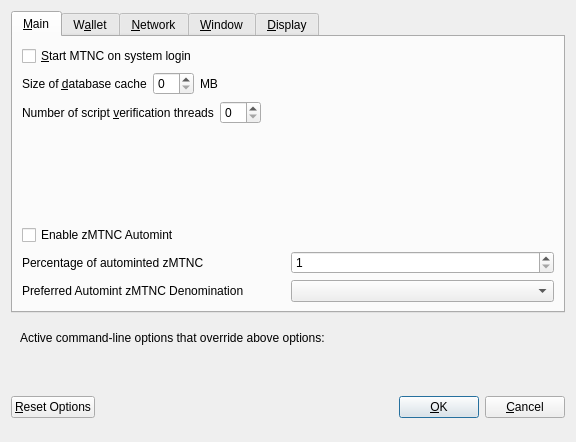
<?xml version="1.0" encoding="UTF-8"?>
<ui version="4.0">
 <class>OptionsDialog</class>
 <widget class="QDialog" name="OptionsDialog">
  <property name="geometry">
   <rect>
    <x>0</x>
    <y>0</y>
    <width>576</width>
    <height>442</height>
   </rect>
  </property>
  <property name="windowTitle">
   <string>Options</string>
  </property>
  <property name="modal">
   <bool>true</bool>
  </property>
  <layout class="QVBoxLayout" name="verticalLayout">
   <item>
    <widget class="QTabWidget" name="tabWidget">
     <property name="currentIndex">
      <number>0</number>
     </property>
     <widget class="QWidget" name="tabMain">
      <attribute name="title">
       <string>&amp;Main</string>
      </attribute>
      <layout class="QVBoxLayout" name="verticalLayout_Main">
       <item>
        <widget class="QCheckBox" name="bitcoinAtStartup">
         <property name="toolTip">
          <string>Automatically start MTNC after logging in to the system.</string>
         </property>
         <property name="text">
          <string>&amp;Start MTNC on system login</string>
         </property>
        </widget>
       </item>
       <item>
        <layout class="QHBoxLayout" name="horizontalLayout_2_Main">
         <item>
          <widget class="QLabel" name="databaseCacheLabel">
           <property name="text">
            <string>Size of &amp;database cache</string>
           </property>
           <property name="textFormat">
            <enum>Qt::PlainText</enum>
           </property>
           <property name="buddy">
            <cstring>databaseCache</cstring>
           </property>
          </widget>
         </item>
         <item>
          <widget class="QSpinBox" name="databaseCache"/>
         </item>
         <item>
          <widget class="QLabel" name="databaseCacheUnitLabel">
           <property name="text">
            <string>MB</string>
           </property>
           <property name="textFormat">
            <enum>Qt::PlainText</enum>
           </property>
          </widget>
         </item>
         <item>
          <spacer name="horizontalSpacer_2_Main">
           <property name="orientation">
            <enum>Qt::Horizontal</enum>
           </property>
           <property name="sizeHint" stdset="0">
            <size>
             <width>40</width>
             <height>20</height>
            </size>
           </property>
          </spacer>
         </item>
        </layout>
       </item>
       <item>
        <layout class="QHBoxLayout" name="horizontalLayout_3_Main">
         <item>
          <widget class="QLabel" name="threadsScriptVerifLabel">
           <property name="text">
            <string>Number of script &amp;verification threads</string>
           </property>
           <property name="textFormat">
            <enum>Qt::PlainText</enum>
           </property>
           <property name="buddy">
            <cstring>threadsScriptVerif</cstring>
           </property>
          </widget>
         </item>
         <item>
          <widget class="QSpinBox" name="threadsScriptVerif">
           <property name="toolTip">
            <string>(0 = auto, &lt;0 = leave that many cores free)</string>
           </property>
          </widget>
         </item>
         <item>
          <spacer name="horizontalSpacer_3_Main">
           <property name="orientation">
            <enum>Qt::Horizontal</enum>
           </property>
           <property name="sizeHint" stdset="0">
            <size>
             <width>40</width>
             <height>20</height>
            </size>
           </property>
          </spacer>
         </item>
        </layout>
       </item>
       <item>
        <spacer name="verticalSpacer_2">
         <property name="orientation">
          <enum>Qt::Vertical</enum>
         </property>
         <property name="sizeHint" stdset="0">
          <size>
           <width>20</width>
           <height>40</height>
          </size>
         </property>
        </spacer>
       </item>
       <item>
        <widget class="QCheckBox" name="checkBoxZeromintEnable">
         <property name="toolTip">
          <string>Enable automatic minting of MTNC units to zMTNC</string>
         </property>
         <property name="layoutDirection">
          <enum>Qt::LeftToRight</enum>
         </property>
         <property name="text">
          <string>Enable zMTNC Automint</string>
         </property>
        </widget>
       </item>
       <item>
        <layout class="QHBoxLayout" name="horizontalLayout_3">
         <item>
          <widget class="QLabel" name="percentage_label">
           <property name="toolTip">
            <string>Percentage of incoming MTNC which get automatically converted to zMTNC via Zerocoin Protocol (min: 10%)</string>
           </property>
           <property name="text">
            <string>Percentage of autominted zMTNC</string>
           </property>
          </widget>
         </item>
         <item>
          <widget class="QSpinBox" name="zeromintPercentage">
           <property name="minimum">
            <number>1</number>
           </property>
           <property name="maximum">
            <number>100</number>
           </property>
          </widget>
         </item>
        </layout>
       </item>
       <item>
        <layout class="QHBoxLayout" name="horizontalLayout" stretch="0,0">
         <property name="sizeConstraint">
          <enum>QLayout::SetFixedSize</enum>
         </property>
         <item>
          <widget class="QLabel" name="labelPreferredDenom">
           <property name="maximumSize">
            <size>
             <width>16777215</width>
             <height>16777215</height>
            </size>
           </property>
           <property name="toolTip">
            <string>Wait with automatic conversion to Zerocoin until enough MTNC for this denomination is available</string>
           </property>
           <property name="text">
            <string>Preferred Automint zMTNC Denomination</string>
           </property>
          </widget>
         </item>
         <item>
          <widget class="QComboBox" name="preferredDenom">
           <property name="maximumSize">
            <size>
             <width>16777215</width>
             <height>27</height>
            </size>
           </property>
           <property name="toolTip">
            <string>Wait with automatic conversion to Zerocoin until enough MTNC for this denomination is available</string>
           </property>
           <property name="maxVisibleItems">
            <number>9</number>
           </property>
           <property name="maxCount">
            <number>9</number>
           </property>
          </widget>
         </item>
        </layout>
       </item>
      </layout>
     </widget>
     <widget class="QWidget" name="tabWallet">
      <attribute name="title">
       <string>W&amp;allet</string>
      </attribute>
      <layout class="QVBoxLayout" name="verticalLayout_Wallet">
       <item>
        <layout class="QHBoxLayout" name="horizontalLayout_2_Wallet">
         <item>
          <widget class="QLabel" name="labelStakeSplitThresholdText">
           <property name="text">
            <string>Stake split threshold:</string>
           </property>
          </widget>
         </item>
         <item>
          <widget class="QSpinBox" name="spinBoxStakeSplitThreshold">
           <property name="minimum">
            <number>1</number>
           </property>
           <property name="maximum">
            <number>999999</number>
           </property>
          </widget>
         </item>
        </layout>
       </item>
       <item>
        <widget class="QGroupBox" name="groupBox">
         <property name="title">
          <string>Expert</string>
         </property>
         <layout class="QVBoxLayout" name="verticalLayout_2">
          <item>
           <widget class="QCheckBox" name="coinControlFeatures">
            <property name="toolTip">
             <string>Whether to show coin control features or not.</string>
            </property>
            <property name="text">
             <string>Enable coin &amp;control features</string>
            </property>
           </widget>
          </item>
          <item>
           <widget class="QCheckBox" name="showMasternodesTab">
            <property name="toolTip">
             <string>Show additional tab listing all your masternodes in first sub-tab&lt;br/&gt;and all masternodes on the network in second sub-tab.</string>
            </property>
            <property name="text">
             <string>Show Masternodes Tab</string>
            </property>
           </widget>
          </item>
          <item>
           <widget class="QCheckBox" name="spendZeroConfChange">
            <property name="toolTip">
             <string>If you disable the spending of unconfirmed change, the change from a transaction&lt;br/&gt;cannot be used until that transaction has at least one confirmation.&lt;br/&gt;This also affects how your balance is computed.</string>
            </property>
            <property name="text">
             <string>&amp;Spend unconfirmed change</string>
            </property>
           </widget>
          </item>
         </layout>
        </widget>
       </item>
       <item>
        <spacer name="verticalSpacer_Wallet">
         <property name="orientation">
          <enum>Qt::Vertical</enum>
         </property>
         <property name="sizeHint" stdset="0">
          <size>
           <width>20</width>
           <height>40</height>
          </size>
         </property>
        </spacer>
       </item>
      </layout>
     </widget>
     <widget class="QWidget" name="tabNetwork">
      <attribute name="title">
       <string>&amp;Network</string>
      </attribute>
      <layout class="QVBoxLayout" name="verticalLayout_Network">
       <item>
        <widget class="QCheckBox" name="mapPortUpnp">
         <property name="toolTip">
          <string>Automatically open the MTNC client port on the router. This only works when your router supports UPnP and it is enabled.</string>
         </property>
         <property name="text">
          <string>Map port using &amp;UPnP</string>
         </property>
        </widget>
       </item>
       <item>
        <widget class="QCheckBox" name="allowIncoming">
         <property name="toolTip">
          <string>Accept connections from outside</string>
         </property>
         <property name="text">
          <string>Allow incoming connections</string>
         </property>
        </widget>
       </item>
       <item>
        <widget class="QCheckBox" name="connectSocks">
         <property name="toolTip">
          <string>Connect to the MTNC network through a SOCKS5 proxy.</string>
         </property>
         <property name="text">
          <string>&amp;Connect through SOCKS5 proxy (default proxy):</string>
         </property>
        </widget>
       </item>
       <item>
        <layout class="QHBoxLayout" name="horizontalLayout_1_Network">
         <item>
          <widget class="QLabel" name="proxyIpLabel">
           <property name="text">
            <string>Proxy &amp;IP:</string>
           </property>
           <property name="textFormat">
            <enum>Qt::PlainText</enum>
           </property>
           <property name="buddy">
            <cstring>proxyIp</cstring>
           </property>
          </widget>
         </item>
         <item>
          <widget class="QValidatedLineEdit" name="proxyIp">
           <property name="minimumSize">
            <size>
             <width>140</width>
             <height>0</height>
            </size>
           </property>
           <property name="maximumSize">
            <size>
             <width>140</width>
             <height>16777215</height>
            </size>
           </property>
           <property name="toolTip">
            <string>IP address of the proxy (e.g. IPv4: 127.0.0.1 / IPv6: ::1)</string>
           </property>
          </widget>
         </item>
         <item>
          <widget class="QLabel" name="proxyPortLabel">
           <property name="text">
            <string>&amp;Port:</string>
           </property>
           <property name="textFormat">
            <enum>Qt::PlainText</enum>
           </property>
           <property name="buddy">
            <cstring>proxyPort</cstring>
           </property>
          </widget>
         </item>
         <item>
          <widget class="QLineEdit" name="proxyPort">
           <property name="minimumSize">
            <size>
             <width>55</width>
             <height>0</height>
            </size>
           </property>
           <property name="maximumSize">
            <size>
             <width>55</width>
             <height>16777215</height>
            </size>
           </property>
           <property name="toolTip">
            <string>Port of the proxy (e.g. 9050)</string>
           </property>
          </widget>
         </item>
         <item>
          <spacer name="horizontalSpacer_1_Network">
           <property name="orientation">
            <enum>Qt::Horizontal</enum>
           </property>
           <property name="sizeHint" stdset="0">
            <size>
             <width>40</width>
             <height>20</height>
            </size>
           </property>
          </spacer>
         </item>
        </layout>
       </item>
       <item>
        <spacer name="verticalSpacer_Network">
         <property name="orientation">
          <enum>Qt::Vertical</enum>
         </property>
         <property name="sizeHint" stdset="0">
          <size>
           <width>20</width>
           <height>40</height>
          </size>
         </property>
        </spacer>
       </item>
      </layout>
     </widget>
     <widget class="QWidget" name="tabWindow">
      <attribute name="title">
       <string>&amp;Window</string>
      </attribute>
      <layout class="QVBoxLayout" name="verticalLayout_Window">
       <item>
        <widget class="QCheckBox" name="minimizeToTray">
         <property name="toolTip">
          <string>Show only a tray icon after minimizing the window.</string>
         </property>
         <property name="text">
          <string>&amp;Minimize to the tray instead of the taskbar</string>
         </property>
        </widget>
       </item>
       <item>
        <widget class="QCheckBox" name="minimizeOnClose">
         <property name="toolTip">
          <string>Minimize instead of exit the application when the window is closed. When this option is enabled, the application will be closed only after selecting Quit in the menu.</string>
         </property>
         <property name="text">
          <string>M&amp;inimize on close</string>
         </property>
        </widget>
       </item>
       <item>
        <spacer name="verticalSpacer_Window">
         <property name="orientation">
          <enum>Qt::Vertical</enum>
         </property>
         <property name="sizeHint" stdset="0">
          <size>
           <width>20</width>
           <height>40</height>
          </size>
         </property>
        </spacer>
       </item>
      </layout>
     </widget>
     <widget class="QWidget" name="tabDisplay">
      <attribute name="title">
       <string>&amp;Display</string>
      </attribute>
      <layout class="QVBoxLayout" name="verticalLayout_Display">
       <item>
        <layout class="QHBoxLayout" name="horizontalLayout_1_Display">
         <item>
          <widget class="QLabel" name="langLabel">
           <property name="text">
            <string>User Interface &amp;language:</string>
           </property>
           <property name="textFormat">
            <enum>Qt::PlainText</enum>
           </property>
           <property name="buddy">
            <cstring>lang</cstring>
           </property>
          </widget>
         </item>
         <item>
          <widget class="QValueComboBox" name="lang">
           <property name="toolTip">
            <string>The user interface language can be set here. This setting will take effect after restarting MTNC.</string>
           </property>
          </widget>
         </item>
        </layout>
       </item>
       <item>
        <widget class="QLabel" name="label_3">
         <property name="toolTip">
          <string notr="true"/>
         </property>
         <property name="statusTip">
          <string notr="true"/>
         </property>
         <property name="whatsThis">
          <string notr="true"/>
         </property>
         <property name="accessibleName">
          <string notr="true"/>
         </property>
         <property name="text">
          <string>Language missing or translation incomplete? Help contributing translations here:
https://www.transifex.com/MTNC-project/MTNC-project-translations</string>
         </property>
         <property name="wordWrap">
          <bool>true</bool>
         </property>
         <property name="openExternalLinks">
          <bool>true</bool>
         </property>
         <property name="textInteractionFlags">
          <set>Qt::TextBrowserInteraction</set>
         </property>
        </widget>
       </item>
       <item>
        <layout class="QHBoxLayout" name="horizontalLayout_4_Display" stretch="0,0">
         <item>
          <widget class="QLabel" name="themeLabel">
           <property name="text">
            <string>User Interface Theme:</string>
           </property>
          </widget>
         </item>
         <item>
          <widget class="QValueComboBox" name="theme"/>
         </item>
        </layout>
       </item>
       <item>
        <widget class="Line" name="line">
         <property name="orientation">
          <enum>Qt::Horizontal</enum>
         </property>
        </widget>
       </item>
       <item>
        <layout class="QHBoxLayout" name="horizontalLayout_2_Display">
         <item>
          <widget class="QLabel" name="unitLabel">
           <property name="text">
            <string>&amp;Unit to show amounts in:</string>
           </property>
           <property name="textFormat">
            <enum>Qt::PlainText</enum>
           </property>
           <property name="buddy">
            <cstring>unit</cstring>
           </property>
          </widget>
         </item>
         <item>
          <widget class="QValueComboBox" name="unit">
           <property name="toolTip">
            <string>Choose the default subdivision unit to show in the interface and when sending coins.</string>
           </property>
          </widget>
         </item>
        </layout>
       </item>
       <item>
        <layout class="QHBoxLayout" name="horizontalLayout_5_Display">
         <item>
          <widget class="QLabel" name="digitsLabel">
           <property name="text">
            <string>Decimal digits</string>
           </property>
          </widget>
         </item>
         <item>
          <widget class="QValueComboBox" name="digits"/>
         </item>
        </layout>
       </item>
       <item>
        <widget class="QCheckBox" name="checkBoxHideZeroBalances">
         <property name="toolTip">
          <string>Hide empty balances</string>
         </property>
         <property name="layoutDirection">
          <enum>Qt::LeftToRight</enum>
         </property>
         <property name="text">
          <string>Hide empty balances</string>
         </property>
        </widget>
       </item>
       <item>
        <layout class="QHBoxLayout" name="horizontalLayout_3_Display">
         <item>
          <widget class="QLabel" name="thirdPartyTxUrlsLabel">
           <property name="toolTip">
            <string>Third party URLs (e.g. a block explorer) that appear in the transactions tab as context menu items. %s in the URL is replaced by transaction hash. Multiple URLs are separated by vertical bar |.</string>
           </property>
           <property name="text">
            <string>Third party transaction URLs</string>
           </property>
           <property name="buddy">
            <cstring>thirdPartyTxUrls</cstring>
           </property>
          </widget>
         </item>
         <item>
          <widget class="QLineEdit" name="thirdPartyTxUrls">
           <property name="toolTip">
            <string>Third party URLs (e.g. a block explorer) that appear in the transactions tab as context menu items. %s in the URL is replaced by transaction hash. Multiple URLs are separated by vertical bar |.</string>
           </property>
          </widget>
         </item>
        </layout>
       </item>
       <item>
        <spacer name="verticalSpacer">
         <property name="orientation">
          <enum>Qt::Vertical</enum>
         </property>
         <property name="sizeHint" stdset="0">
          <size>
           <width>20</width>
           <height>40</height>
          </size>
         </property>
        </spacer>
       </item>
      </layout>
     </widget>
    </widget>
   </item>
   <item>
    <widget class="QFrame" name="frame">
     <layout class="QVBoxLayout" name="verticalLayout_Bottom">
      <item>
       <layout class="QHBoxLayout" name="horizontalLayout_Bottom">
        <item>
         <widget class="QLabel" name="overriddenByCommandLineInfoLabel">
          <property name="text">
           <string>Active command-line options that override above options:</string>
          </property>
          <property name="textFormat">
           <enum>Qt::PlainText</enum>
          </property>
         </widget>
        </item>
        <item>
         <spacer name="horizontalSpacer_Bottom">
          <property name="orientation">
           <enum>Qt::Horizontal</enum>
          </property>
          <property name="sizeHint" stdset="0">
           <size>
            <width>40</width>
            <height>20</height>
           </size>
          </property>
         </spacer>
        </item>
       </layout>
      </item>
      <item>
       <widget class="QLabel" name="overriddenByCommandLineLabel">
        <property name="text">
         <string/>
        </property>
        <property name="textFormat">
         <enum>Qt::PlainText</enum>
        </property>
        <property name="wordWrap">
         <bool>true</bool>
        </property>
       </widget>
      </item>
     </layout>
    </widget>
   </item>
   <item>
    <layout class="QHBoxLayout" name="horizontalLayout_Buttons">
     <item>
      <widget class="QPushButton" name="resetButton">
       <property name="toolTip">
        <string>Reset all client options to default.</string>
       </property>
       <property name="text">
        <string>&amp;Reset Options</string>
       </property>
       <property name="autoDefault">
        <bool>false</bool>
       </property>
      </widget>
     </item>
     <item>
      <spacer name="horizontalSpacer_1">
       <property name="orientation">
        <enum>Qt::Horizontal</enum>
       </property>
       <property name="sizeHint" stdset="0">
        <size>
         <width>40</width>
         <height>48</height>
        </size>
       </property>
      </spacer>
     </item>
     <item>
      <widget class="QLabel" name="statusLabel">
       <property name="minimumSize">
        <size>
         <width>200</width>
         <height>0</height>
        </size>
       </property>
       <property name="font">
        <font>
         <weight>75</weight>
         <bold>true</bold>
        </font>
       </property>
       <property name="text">
        <string/>
       </property>
       <property name="textFormat">
        <enum>Qt::PlainText</enum>
       </property>
       <property name="wordWrap">
        <bool>true</bool>
       </property>
      </widget>
     </item>
     <item>
      <spacer name="horizontalSpacer_2">
       <property name="orientation">
        <enum>Qt::Horizontal</enum>
       </property>
       <property name="sizeHint" stdset="0">
        <size>
         <width>40</width>
         <height>48</height>
        </size>
       </property>
      </spacer>
     </item>
     <item>
      <widget class="QPushButton" name="okButton">
       <property name="text">
        <string>&amp;OK</string>
       </property>
       <property name="autoDefault">
        <bool>false</bool>
       </property>
       <property name="default">
        <bool>true</bool>
       </property>
      </widget>
     </item>
     <item>
      <widget class="QPushButton" name="cancelButton">
       <property name="text">
        <string>&amp;Cancel</string>
       </property>
       <property name="autoDefault">
        <bool>false</bool>
       </property>
      </widget>
     </item>
    </layout>
   </item>
  </layout>
 </widget>
 <customwidgets>
  <customwidget>
   <class>QValidatedLineEdit</class>
   <extends>QLineEdit</extends>
   <header>qvalidatedlineedit.h</header>
  </customwidget>
  <customwidget>
   <class>QValueComboBox</class>
   <extends>QComboBox</extends>
   <header>qvaluecombobox.h</header>
  </customwidget>
 </customwidgets>
 <resources/>
 <connections/>
</ui>
